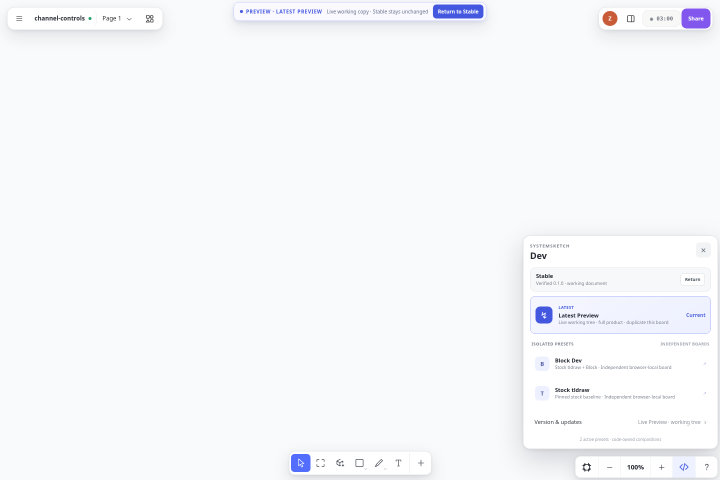
#> input picture docs/release-channel-before-panel-2026-09-01.png, 1440 x 960 px (shown at 1/2 size); the run also reads 2 pictures not shown here
$ python build_release_channel_controls.py
#> lines starting #> are read from the running program, lines starting #| are printed output that depends on the picture
#!/usr/bin/env python3
"""Build the visual implementation report for the Preview → Stable controls."""

from __future__ import annotations

import base64
import html
import json
from pathlib import Path

PROJECT_ROOT = Path(__file__).resolve().parents[1]
DOCS = PROJECT_ROOT / "docs"
OUTPUT = DOCS / "release-channel-controls-2026-09-01.html"


# The frames are 1440x960 of mostly empty canvas; the report crops them to the
# two regions the change lives in. Each capture writes a `.boxes.json` sidecar
# holding the boxes the browser actually laid out, so nothing here guesses at
# pixels. The constants are only the fallback for a frame captured before that.
PANEL = "panel"
MARKER = "marker"
FALLBACK = {"panel": (1046, 88, 1436, 900), "marker": (396, 0, 1044, 58)}
PAD = {"panel": 10, "marker": 8}


def crop_box(path: Path, region: str) -> tuple[int, int, int, int]:
    sidecar = path.with_suffix("").with_suffix(".boxes.json")
    try:
        box = json.loads(sidecar.read_text(encoding="utf-8"))[region]
    except (OSError, ValueError, KeyError):
        box = None
    if not box:
        return FALLBACK[region]
    pad = PAD[region]
    return (
        box["x"] - pad,
        max(0, box["y"] - pad),
        box["x"] + box["width"] + pad,
        box["y"] + box["height"] + pad,
    )


def data_uri(path: Path, region: str | None = None) -> str:
#> called with region = 'panel'
    mime = "image/png" if path.suffix.lower() == ".png" else "image/jpeg"
    payload = path.read_bytes()
    if region is not None:
        try:
            import io

            from PIL import Image
        except ImportError:  # pragma: no cover - the full frame still reads
            pass
        else:
            image = Image.open(path)
#> image is the input picture: PIL image 1440x960 RGB; mean R, G, B 246.8, 247.8, 249.9
            left, top, right, bottom = crop_box(path, region)
            box = (max(0, left), max(0, top), min(image.width, right), min(image.height, bottom))
            buffer = io.BytesIO()
            image.crop(box).save(buffer, format="PNG")
            payload = buffer.getvalue()
    return f"data:{mime};base64,{base64.b64encode(payload).decode()}"


def code(text: str) -> str:
    return html.escape(text.strip("\n"))


BEFORE_CODE = """
// SystemSketchUtilities.tsx — the only exit on screen.
<aside className="systemsketch-preview-mode">
  <span>Preview · {profileLabel}</span>
  <span>Live working copy · Stable stays unchanged</span>
  <button onClick={() => void act('stable')}>Return to Stable</button>
</aside>

// …and 795px lower, behind two disclosures, the only way to promote:
{detailsOpen ? (
  <section className="systemsketch-release-details">
    …heading, freshness, released, composition, changelog…
    <div className="systemsketch-release-details__actions">
      {isPreview ? (
        <button className="primary" onClick={() => void act('promote')}>
          {busy === 'promote' ? 'Verifying…' : 'Publish Preview'}
        </button>
      ) : …}
"""

AFTER_CODE = """
// One component renders the pair, wherever the pair belongs.
function ChannelActions({ className, phase, returning,
                          disabled, onReturn, onMakeStable }) {
  return (
    <div className={className}>
      <button
        data-action="return"
        data-emphasis={phase === 'published' ? 'primary' : 'secondary'}
        disabled={disabled}
        onClick={onReturn}
      >
        {returnToStableLabel(phase, returning)}
      </button>
      {phase === 'unavailable' ? null : (
        <button
          data-action="make-stable"
          data-phase={phase}
          disabled={disabled || phase === 'published'}
          onClick={onMakeStable}
          {...{ [MAKE_STABLE_ATTRIBUTE]: '' }}
        >
          {makeStableLabel(phase)}
        </button>
      )}
    </div>
  )
}

// Arming and committing are the same control.
const requestMakeStable = () => {
  if (busy) return
  if (!armed) { setArmed(true); return }
  void act('promote')
}
"""

PHASE_CODE = """
// releaseModel.ts — the transition as one value,
// not four booleans spread through the JSX.
export type MakeStablePhase =
  | 'unavailable' | 'idle' | 'armed' | 'working' | 'published'

export function makeStablePhase(
  status: ReleaseStatus | null,
  state: MakeStableState,
): MakeStablePhase {
  if (!status || status.channel !== 'preview' || !status.canPromote) {
    return 'unavailable'
  }
  if (state.working) return 'working'
  if (state.published) return 'published'
  return state.armed ? 'armed' : 'idle'
}

export function makeStableLabel(phase: MakeStablePhase): string {
  if (phase === 'armed') return 'Confirm · replaces Stable'
  if (phase === 'working') return 'Making Stable…'
  if (phase === 'published') return 'Stable updated'
  return 'Make Preview Stable'
}
"""

SERVER_CODE = """
# scripts/server.py — what the second click actually starts. Unchanged by this work;
# it was already there, five minutes deep behind two disclosures.
if action == "promote":
    if self.channel != "preview":
        raise ReleaseError("publishing is only available from live Preview")
    subprocess.run([sys.executable, str(self.source_root / "scripts" / "release.py"),
                    "--release-home", str(self.release_home), "promote"],
                   cwd=self.source_root, check=True, timeout=300)

# scripts/release.py promote → npm run check → vite build → stage_candidate → promote_candidate
#                            → install_controller
"""

TERMINAL = """
$ SYSTEMSKETCH_PUBLISH_PROOF=1 node tests/release_channel_controls_smoke.mjs

  PASS  Preview shows Return to Stable and Make Preview Stable together, with the committing action emphasised
  PASS  the banner still says what Preview is without repeating the composition name
  PASS  the first click only arms the control: it restates the consequence and sends nothing
  PASS  the banner detail line explains what confirming will do, in place
  PASS  clicking away disarms the confirm rather than leaving a live trigger behind
  PASS  Escape disarms the confirm without closing the panel it was armed from, and still sends nothing
  PASS  the Latest Preview row in Dev drops its call-out gradient and is inert while Preview is what you are in
  PASS  the Dev panel carries the same two buttons at the top, not a buried Publish Preview row
  PASS  the old Publish Preview control is gone from the collapsed version details
  PASS  no console errors while driving the channel controls
  PASS  Stable shows no Preview banner and therefore no channel buttons
  PASS  from Stable the same row keeps its call-out gradient, because there it really is the offer
  PASS  Make Preview Stable is absent from Stable, where there is no Preview to make Stable
  PASS  newer local work still raises the Dev indicator and relabels the offer, from Stable only
  PASS  no console errors on the Stable channel
  PASS  the second click starts the real build and locks both exits while it runs
  PASS  a finished promote reports Stable updated and turns Return into the follow-through
  PASS  the banner says where Stable now points instead of leaving the result implicit
  PASS  the isolated release home now points Stable at the freshly built candidate
  PASS  no console errors across the full publish

20 checks passed
"""

CHECKS = [
    ("Both exits sit together, at the top",
     "<code>Return to Stable</code> and <code>Make Preview Stable</code> in the always-visible marker, "
     "the committing one filled and the quiet one outlined."),
    ("One click arms, it does not build",
     "The button restates the consequence as <code>Confirm · replaces Stable</code> and the spy on "
     "<code>window.fetch</code> records zero POSTs to <code>/api/release</code>."),
    ("Clicking away or Escape cancels",
     "Escape disarms without closing the panel it was armed from — the armed control owns the key first."),
    ("The build really runs",
     "Second click → <code>npm run check</code> + <code>vite build</code> + <code>promote_candidate</code>, "
     "both exits locked, marker reporting progress."),
    ("The pointer really moves",
     "<code>channels.json</code> in the throwaway release home comes back with "
     "<code>stable === candidate</code> at the freshly built id."),
    ("Preview stops being called out to itself",
     "<code>getComputedStyle(card).backgroundImage === 'none'</code>, "
     "<code>cursor: default</code>, and the node is a <code>DIV</code>, not a button."),
    ("Stable keeps the call-out, because there it is the offer",
     "Same row, same class, <code>backgroundImage !== 'none'</code> and <code>cursor: pointer</code>."),
    ("Nothing regressed around it",
     "Newer local work still raises the Dev dot from Stable only; zero console errors in either channel."),
]


def main() -> None:
    before_panel = data_uri(DOCS / "release-channel-before-panel-2026-09-01.png", PANEL)
    before_marker = data_uri(DOCS / "release-channel-before-panel-2026-09-01.png", MARKER)
    before_buried = data_uri(DOCS / "release-channel-before-buried-2026-09-01.png", PANEL)
#> call 3 of data_uri, with region = 'panel'
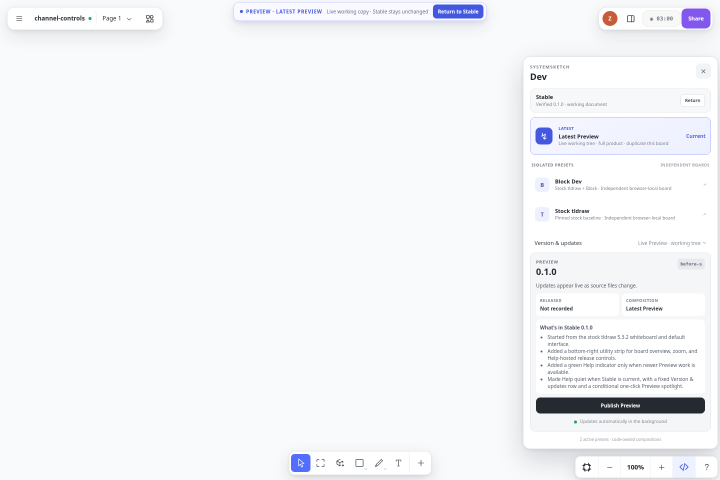
#> input picture docs/release-channel-before-buried-2026-09-01.png, 1440 x 960 px (shown at 1/2 size)
#> in data_uri, image is the input picture: PIL image 1440x960 RGB; mean R, G, B 244.5, 245.4, 247.6
    after_panel = data_uri(DOCS / "release-channel-preview-live-2026-09-01.png", PANEL)
#> call 4 of data_uri, with region = 'panel'
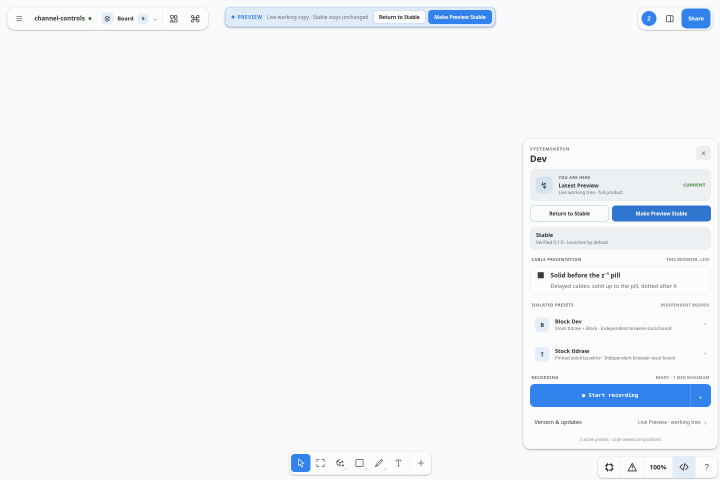
#> input picture docs/release-channel-preview-live-2026-09-01.png, 1440 x 960 px (shown at 1/2 size)
#> in data_uri, image is the input picture: PIL image 1440x960 RGB; mean R, G, B 243, 245.8, 249
    after_marker = data_uri(DOCS / "release-channel-preview-live-2026-09-01.png", MARKER)
    after_preview = data_uri(DOCS / "release-channel-preview-live-2026-09-01.png")
    after_armed = data_uri(DOCS / "release-channel-armed-live-2026-09-01.png", MARKER)
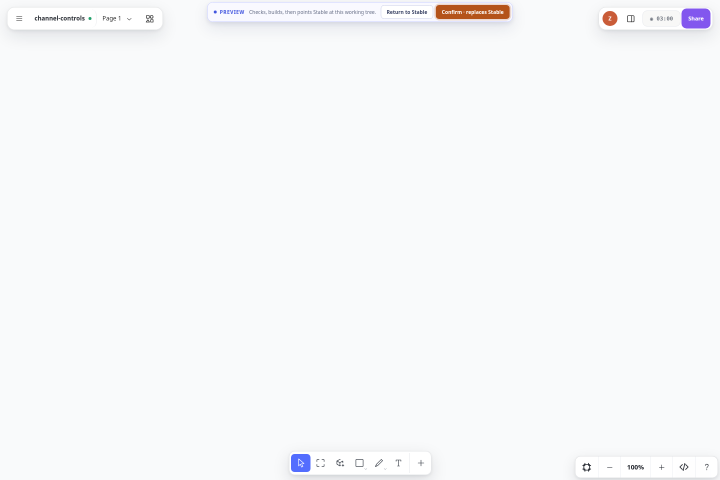
#> input picture docs/release-channel-armed-live-2026-09-01.png, 1440 x 960 px (shown at 1/2 size)
#> in data_uri, image is the input picture: PIL image 1440x960 RGB; mean R, G, B 247.7, 248.3, 249.7
    after_stable = data_uri(DOCS / "release-channel-stable-live-2026-09-01.png", PANEL)
#> (the rest of the program and of its run is left out)
